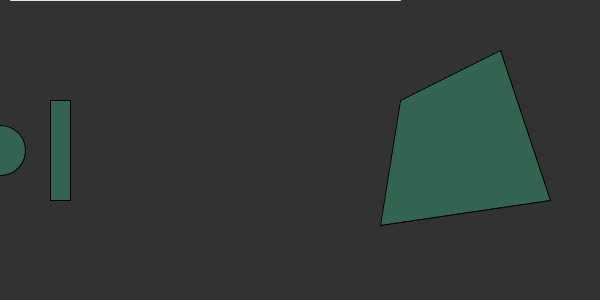
Frame 1 (no input)
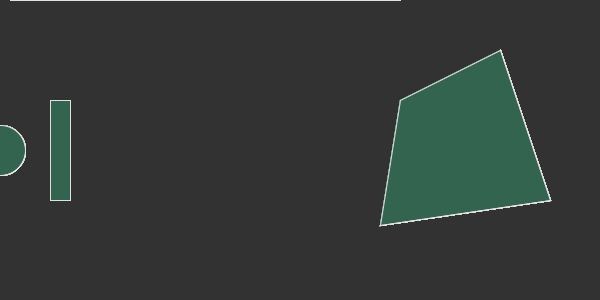
Frame 60 (the mouse pressed at the canvas centre just before this capture)
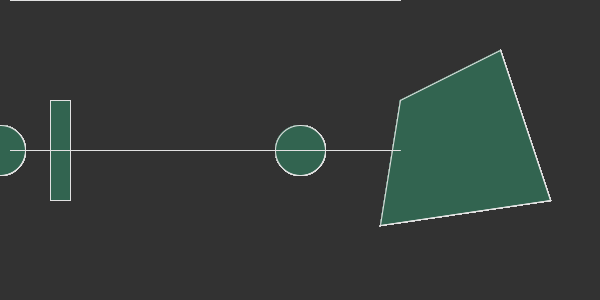
Frame 120 (the mouse held since frame 60 and released just before this capture)

The Processing sketch that drew these frames (run headless with seeded random() and noise(); from frame 60 on, the mouse is pressed at the canvas centre):

// Processing sketch: processing_88000
// ── processing_88000.pde

int RED = 50;
int GREEN = 50;
int BLUE = 50;

void setup(){
  size(600, 300);
  background(RED, GREEN, BLUE);
}

void draw(){
  fill(RED, 100, 80);
  rect(50, 100, 20, 100);
  ellipse(mouseX, height/2, 50, 50);
  quad(400, 100, 500, 50, 550, 200, 380, 225);
  
  stroke(225);
  line(10, mouseY, 400, mouseY);
}
